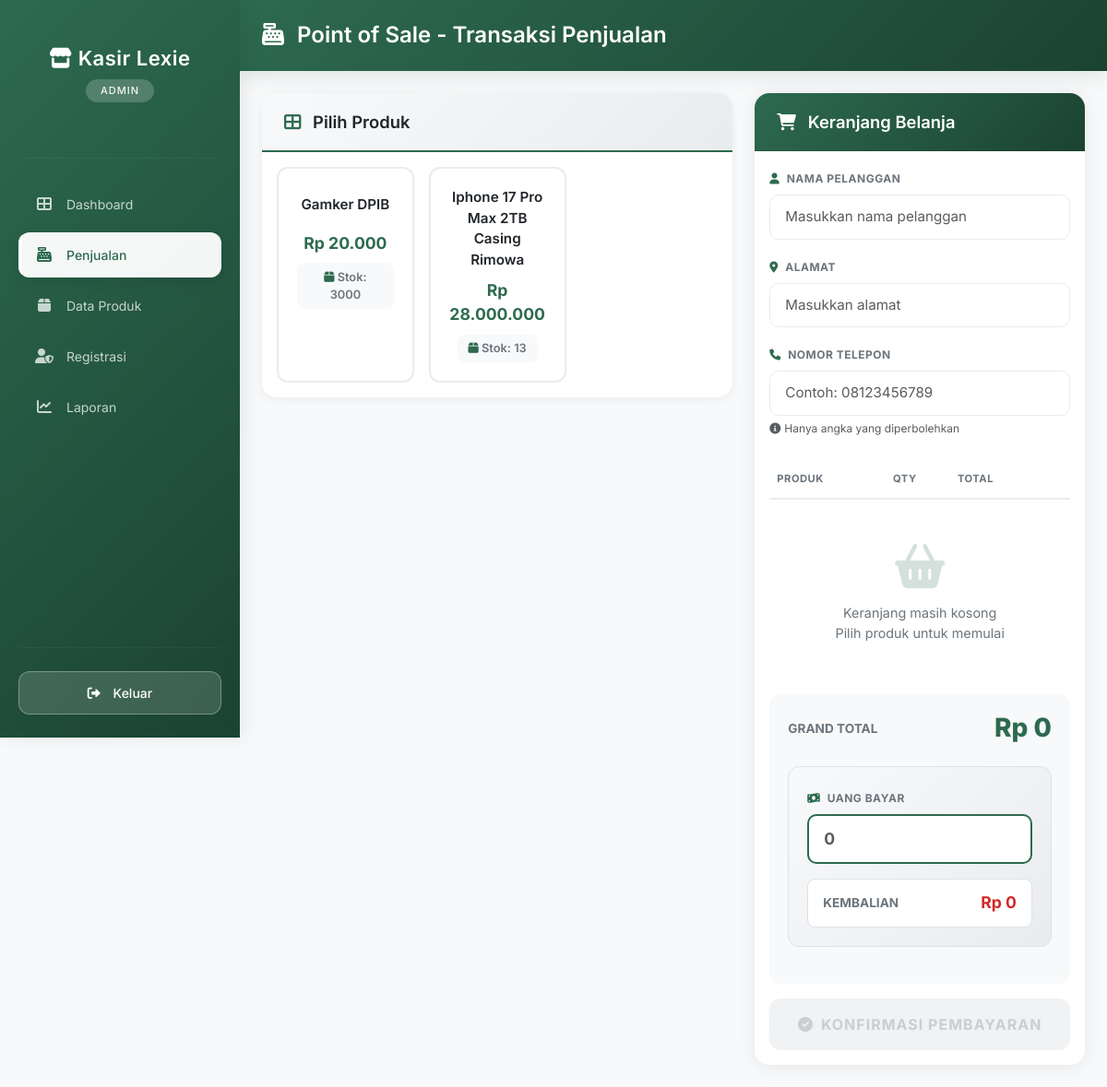
Page /kasir/petugas/penjualan/index.php (signed in) on the committed database.
### tables this page shows
CREATE TABLE `produk` (
  `ProdukID` int(11) NOT NULL,
  `NamaProduk` varchar(255) NOT NULL,
  `Harga` decimal(10,2) NOT NULL,
  `Stok` int(11) NOT NULL
);

### kasir/petugas/penjualan/index.php (the view, shortened to what this page needs)
<?php
include '../../main/connect.php';
?>
<!DOCTYPE html>
<html lang="id">
<head>
    <link href="https://cdn.jsdelivr.net/npm/bootstrap@5.3.0/dist/css/bootstrap.min.css" rel="stylesheet">
    <link rel="stylesheet" href="https://cdnjs.cloudflare.com/ajax/libs/font-awesome/6.0.0/css/all.min.css">
</head>
<body class="bg-light">
    <div class="d-flex">
        <?php include '../../template/sidebar.php'; ?>
        <div class="container-fluid p-0">
            <div class="page-header">
                <div class="container-fluid px-4">
                    <h1>
                        <i class="fas fa-cash-register me-2"></i>
                        Point of Sale - Transaksi Penjualan
                    </h1>
                </div>
            </div>
            <div class="container-fluid px-4 pb-4">
                <div class="row">
                    <div class="col-lg-7 mb-4">
                        <div class="card product-grid-card">
                            <div class="card-header">
                                <h5 class="card-title">
                                    <i class="fas fa-th-large me-2"></i>
                                    Pilih Produk
                                </h5>
                            </div>
                            <div class="card-body product-scroll" style="max-height: 75vh; overflow-y: auto;">
                                <div class="row g-3">
                                    <?php
                                    $sql = mysqli_query($conn, "SELECT * FROM produk WHERE Stok > 0 ORDER BY NamaProduk ASC");
                                    while($p = mysqli_fetch_array($sql)){
                                    ?>
                                    <div class="col-6 col-md-4 col-lg-4">
                                        <div class="product-item" onclick="tambahItem('<?= $p['ProdukID'] ?>', '<?= addslashes($p['NamaProduk']) ?>', '<?= $p['Harga'] ?>', '<?= $p['Stok'] ?>')">
                                            <div class="product-name"><?= $p['NamaProduk'] ?></div>
                                            <div class="product-price">Rp <?= number_format($p['Harga'], 0, ',', '.') ?></div>
                                            <span class="stock-badge">
                                                <i class="fas fa-box"></i> Stok: <?= $p['Stok'] ?>
                                            </span>
                                        </div>
                                    </div>
                                    <?php } ?>
                                </div>
                            </div>
                        </div>
                    </div>
                    <div class="col-lg-5">
                        <div class="card cart-card">
                            <div class="card-header">
                                <h5>
                                    <i class="fas fa-shopping-cart me-2"></i>
                                    Keranjang Belanja
                                </h5>
                            </div>
                            <div class="card-body">
                                <form action="proses_simpan.php" method="POST" id="formTransaksi">
                                    <div class="mb-3">
                                        <label class="form-label-custom">
                                            <i class="fas fa-user"></i> Nama Pelanggan
                                        </label>
                                        <input type="text"
                                               name="NamaPelanggan"
                                               class="form-control form-control-custom"
                                               placeholder="Masukkan nama pelanggan"
                                               required>
                                    </div>
                                    <div class="mb-3">
                                        <label class="form-label-custom">
                                            <i class="fas fa-map-marker-alt"></i> Alamat
                                        </label>
                                        <input type="text"
                                               name="Alamat"
                                               class="form-control form-control-custom"
                                               placeholder="Masukkan alamat"
                                               required>
                                    </div>
                                    <div class="mb-3">
                                        <label class="form-label-custom">
                                            <i class="fas fa-phone"></i> Nomor Telepon
                                        </label>
                                        <input type="text"
                                               name="NomorTelepon"
                                               id="nomorTelepon"
                                               class="form-control form-control-custom"
                                               placeholder="Contoh: 08123456789"
                                               pattern="[0-9]+"
                                               maxlength="15"
                                               required>
                                        <small class="text-muted" style="font-size: 0.75rem;">
                                            <i class="fas fa-info-circle me-1"></i>Hanya angka yang diperbolehkan
                                        </small>
                                    </div>
                                    <div class="cart-table">
                                        <table class="table table-sm" id="tabelPesanan">
                                            <thead>
                                                <tr>
                                                    <th>Produk</th>
                                                    <th width="70">Qty</th>
                                                    <th width="90">Total</th>
                                                    <th width="40"></th>
                                                </tr>
                                            </thead>
                                        </table>
                                        <div id="emptyCart" class="empty-cart">
                                            <i class="fas fa-shopping-basket"></i>
                                            <p>Keranjang masih kosong<br>Pilih produk untuk memulai</p>
                                        </div>
                                    </div>
                                    <div class="total-section">
                                        <div class="grand-total">
                                            <span>Grand Total</span>
                                            <h3 id="totalHarga">Rp 0</h3>
                                        </div>
                                        <div class="payment-box">
                                            <label class="form-label-custom">
                                                <i class="fas fa-money-bill-wave"></i> Uang Bayar
                                            </label>
                                            <input type="number"
                                                   id="uangBayar"
                                                   class="form-control payment-input"
                                                   placeholder="0"
                                                   oninput="hitungKembalian()">
                                            <div class="change-display">
                                                <span>Kembalian</span>
                                                <span id="textKembalian">Rp 0</span>
                                            </div>
                                        </div>
                                    </div>
                                    <button type="submit" class="btn btn-submit" id="btnBayar" disabled>
                                        <i class="fas fa-check-circle me-2"></i>Konfirmasi Pembayaran
                                    </button>
                                </form>
                            </div>
                        </div>
                    </div>
                </div>
            </div>
        </div>
    </div>
</body>
</html>

### kasir/petugas/penjualan/index.php (style rules this page uses)
* { font-family: 'Inter', sans-serif; }
body { background: #f8f9fa; }
.page-header { background: linear-gradient(135deg, #2d6a4f 0%, #1b4332 100%); color: white; padding: 1.5rem 0; margin-bottom: 1.5rem; box-shadow: 0 4px 20px rgba(45, 106, 79, 0.15); }
.page-header h1 { font-weight: 600; font-size: 1.5rem; margin: 0; }
.product-grid-card { background: white; border-radius: 16px; border: none; box-shadow: 0 2px 12px rgba(0, 0, 0, 0.06); margin-bottom: 1.5rem; }
.product-grid-card .card-header { background: linear-gradient(135deg, #f8f9fa 0%, #e9ecef 100%); border-bottom: 2px solid #2d6a4f; padding: 1.25rem 1.5rem; border-radius: 16px 16px 0 0; }
.card-title { font-size: 1.15rem; font-weight: 600; margin: 0; color: #212529; }
.card-title i { color: #2d6a4f; }
.product-item { background: white; border: 2px solid #e9ecef; border-radius: 12px; padding: 1.25rem; text-align: center; cursor: pointer; transition: all 0.3s ease; height: 100%; position: relative; overflow: hidden; }
.product-item::before { content: ''; position: absolute; top: 0; left: 0; right: 0; height: 4px; background: linear-gradient(135deg, #2d6a4f 0%, #1b4332 100%); transform: scaleX(0); transition: transform 0.3s ease; }
.product-name { font-size: 0.95rem; font-weight: 600; color: #212529; margin-bottom: 0.5rem; min-height: 40px; display: flex; align-items: center; justify-content: center; }
.product-price { font-size: 1.1rem; font-weight: 700; color: #2d6a4f; margin-bottom: 0.5rem; }
.stock-badge { display: inline-block; background: #f8f9fa; padding: 0.35rem 0.75rem; border-radius: 8px; font-size: 0.8rem; font-weight: 600; color: #6c757d; }
.stock-badge i { color: #2d6a4f; }
.cart-card { background: white; border-radius: 16px; border: none; box-shadow: 0 2px 20px rgba(0, 0, 0, 0.08); position: sticky; top: 20px; }
.cart-card .card-header { background: linear-gradient(135deg, #2d6a4f 0%, #1b4332 100%); color: white; padding: 1.25rem 1.5rem; border-radius: 16px 16px 0 0; }
.cart-card .card-header h5 { margin: 0; font-weight: 600; font-size: 1.15rem; }
.form-label-custom { font-size: 0.75rem; font-weight: 700; color: #6c757d; text-transform: uppercase; letter-spacing: 0.5px; margin-bottom: 0.5rem; }
.form-label-custom i { color: #2d6a4f; margin-right: 0.25rem; }
.form-control-custom { border: 1.5px solid #e9ecef; border-radius: 10px; padding: 0.75rem 1rem; font-size: 0.95rem; transition: all 0.3s ease; }
.cart-table { margin: 1.5rem 0; }
.cart-table thead th { font-size: 0.7rem; font-weight: 700; text-transform: uppercase; letter-spacing: 0.5px; color: #6c757d; border-bottom: 2px solid #e9ecef; padding: 0.75rem 0.5rem; }
.total-section { background: #f8f9fa; padding: 1.25rem; border-radius: 12px; margin-bottom: 1rem; }
.grand-total { display: flex; justify-content: space-between; align-items: center; margin-bottom: 1.5rem; }
.grand-total span { font-size: 0.85rem; font-weight: 700; color: #6c757d; text-transform: uppercase; }
.grand-total h3 { font-size: 1.75rem; font-weight: 800; color: #2d6a4f; margin: 0; }
.payment-box { background: linear-gradient(135deg, #f8f9fa 0%, #e9ecef 100%); padding: 1.25rem; border-radius: 12px; margin-bottom: 1.25rem; border: 1px solid #dee2e6; }
.payment-input { border: 2px solid #2d6a4f; border-radius: 10px; padding: 0.75rem 1rem; font-size: 1.1rem; font-weight: 700; color: #2d6a4f; margin-bottom: 1rem; }
.change-display { display: flex; justify-content: space-between; align-items: center; padding: 0.75rem 1rem; background: white; border-radius: 8px; border: 1px solid #dee2e6; }
.change-display span:first-child { font-size: 0.85rem; font-weight: 700; color: #6c757d; text-transform: uppercase; }
.change-display span:last-child { font-size: 1.1rem; font-weight: 700; color: #d62828; }
.btn-submit { background: linear-gradient(135deg, #52b788 0%, #40916c 100%); color: white; border: none; border-radius: 12px; padding: 1rem; font-size: 1rem; font-weight: 700; text-transform: uppercase; letter-spacing: 1px; transition: all 0.3s ease; width: 100%; }
.btn-submit:disabled { background: #e9ecef; color: #adb5bd; cursor: not-allowed; }
.empty-cart { text-align: center; padding: 2rem 1rem; color: #6c757d; }
.empty-cart i { font-size: 3rem; margin-bottom: 1rem; opacity: 0.2; color: #2d6a4f; }
.empty-cart p { margin: 0; font-size: 0.9rem; }

### kasir/template/sidebar.php (style rules this page uses)
* { font-family: 'Inter', sans-serif; }

### rows in the picture
produk: NamaProduk "Gamker DPIB", Harga "20.000", Stok "3000"
produk: NamaProduk "Iphone 17 Pro Max 2TB Casing Rimowa", Harga "28.000.000", Stok "13"

### other values in the picture
$_SESSION['role'] "ADMIN"
